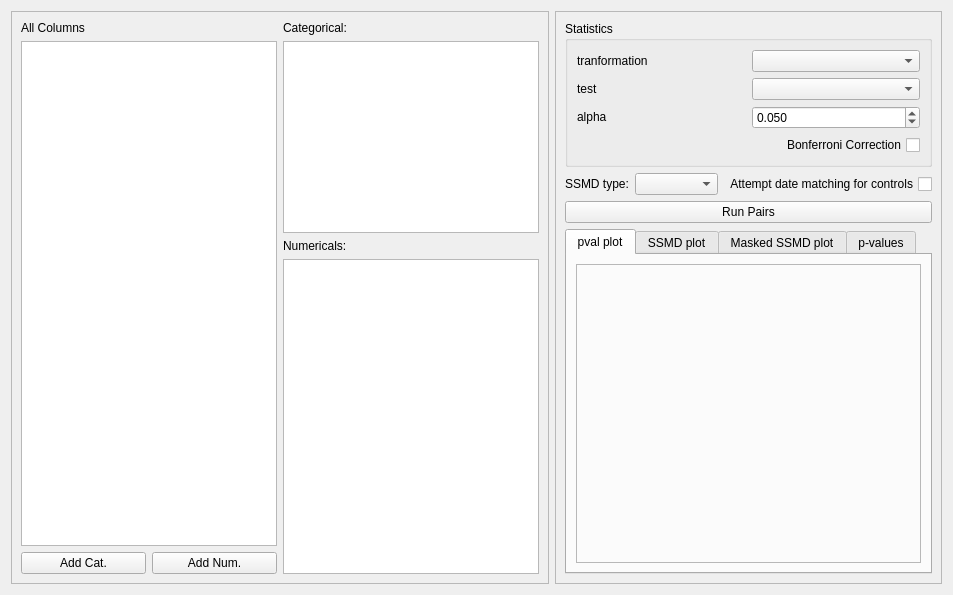
<?xml version="1.0" encoding="UTF-8"?>
<ui version="4.0">
 <class>Form</class>
 <widget class="QWidget" name="Form">
  <property name="geometry">
   <rect>
    <x>0</x>
    <y>0</y>
    <width>953</width>
    <height>595</height>
   </rect>
  </property>
  <property name="windowTitle">
   <string>Form</string>
  </property>
  <layout class="QGridLayout" name="gridLayout_3">
   <item row="0" column="0">
    <widget class="QFrame" name="frame">
     <property name="sizePolicy">
      <sizepolicy hsizetype="Expanding" vsizetype="Preferred">
       <horstretch>0</horstretch>
       <verstretch>0</verstretch>
      </sizepolicy>
     </property>
     <property name="frameShape">
      <enum>QFrame::StyledPanel</enum>
     </property>
     <property name="frameShadow">
      <enum>QFrame::Raised</enum>
     </property>
     <layout class="QGridLayout" name="gridLayout">
      <item row="0" column="0">
       <layout class="QVBoxLayout" name="verticalLayout">
        <item>
         <widget class="QLabel" name="label_3">
          <property name="text">
           <string>All Columns</string>
          </property>
         </widget>
        </item>
        <item>
         <widget class="QListWidget" name="listWidgetAllColumns">
          <property name="dragDropMode">
           <enum>QAbstractItemView::NoDragDrop</enum>
          </property>
          <property name="selectionMode">
           <enum>QAbstractItemView::ExtendedSelection</enum>
          </property>
         </widget>
        </item>
        <item>
         <layout class="QHBoxLayout" name="horizontalLayout_2">
          <item>
           <widget class="QPushButton" name="pushButtonAddCat">
            <property name="text">
             <string>Add Cat.</string>
            </property>
           </widget>
          </item>
          <item>
           <widget class="QPushButton" name="pushButtonAddNum">
            <property name="text">
             <string>Add Num.</string>
            </property>
           </widget>
          </item>
         </layout>
        </item>
       </layout>
      </item>
      <item row="0" column="1">
       <layout class="QVBoxLayout" name="verticalLayout_2">
        <item>
         <widget class="QLabel" name="labelCategoricalName">
          <property name="text">
           <string>Categorical:</string>
          </property>
         </widget>
        </item>
        <item>
         <widget class="QListWidget" name="listWidgetCategorical">
          <property name="sizePolicy">
           <sizepolicy hsizetype="Expanding" vsizetype="MinimumExpanding">
            <horstretch>0</horstretch>
            <verstretch>0</verstretch>
           </sizepolicy>
          </property>
          <property name="toolTip">
           <string>&lt;html&gt;&lt;head/&gt;&lt;body&gt;&lt;p&gt;Here is an overview of unique items in your categorical parameters.&lt;/p&gt;&lt;p&gt;&lt;br/&gt;&lt;/p&gt;&lt;p&gt;The selection will be checked against all items. If nothing is selected, all possible pairs will be checked. &lt;/p&gt;&lt;p&gt;&lt;br/&gt;&lt;/p&gt;&lt;/body&gt;&lt;/html&gt;</string>
          </property>
          <property name="dragDropMode">
           <enum>QAbstractItemView::NoDragDrop</enum>
          </property>
          <property name="selectionMode">
           <enum>QAbstractItemView::ExtendedSelection</enum>
          </property>
         </widget>
        </item>
        <item>
         <widget class="QLabel" name="label_2">
          <property name="text">
           <string>Numericals:</string>
          </property>
         </widget>
        </item>
        <item>
         <widget class="QListWidget" name="listWidgetNumericals">
          <property name="sizePolicy">
           <sizepolicy hsizetype="Expanding" vsizetype="MinimumExpanding">
            <horstretch>0</horstretch>
            <verstretch>3</verstretch>
           </sizepolicy>
          </property>
          <property name="dragDropMode">
           <enum>QAbstractItemView::NoDragDrop</enum>
          </property>
          <property name="defaultDropAction">
           <enum>Qt::MoveAction</enum>
          </property>
          <property name="selectionMode">
           <enum>QAbstractItemView::ExtendedSelection</enum>
          </property>
         </widget>
        </item>
       </layout>
      </item>
     </layout>
    </widget>
   </item>
   <item row="0" column="1">
    <widget class="QFrame" name="frame_2">
     <property name="sizePolicy">
      <sizepolicy hsizetype="Expanding" vsizetype="Preferred">
       <horstretch>2</horstretch>
       <verstretch>0</verstretch>
      </sizepolicy>
     </property>
     <property name="frameShape">
      <enum>QFrame::StyledPanel</enum>
     </property>
     <property name="frameShadow">
      <enum>QFrame::Raised</enum>
     </property>
     <layout class="QGridLayout" name="gridLayout_2">
      <item row="0" column="0">
       <widget class="QGroupBox" name="groupBox">
        <property name="title">
         <string>Statistics</string>
        </property>
        <layout class="QGridLayout" name="gridLayout_6">
         <item row="0" column="0">
          <widget class="QLabel" name="label_4">
           <property name="text">
            <string>tranformation</string>
           </property>
          </widget>
         </item>
         <item row="0" column="1" rowspan="4">
          <layout class="QVBoxLayout" name="verticalLayout_4">
           <item>
            <widget class="QComboBox" name="comboBoxTransformations"/>
           </item>
           <item>
            <widget class="QComboBox" name="comboBoxTests"/>
           </item>
           <item>
            <widget class="QDoubleSpinBox" name="doubleSpinBoxAlpha">
             <property name="decimals">
              <number>3</number>
             </property>
             <property name="maximum">
              <double>0.200000000000000</double>
             </property>
             <property name="singleStep">
              <double>0.001000000000000</double>
             </property>
             <property name="value">
              <double>0.050000000000000</double>
             </property>
            </widget>
           </item>
           <item>
            <widget class="QCheckBox" name="checkBoxBonferroni">
             <property name="layoutDirection">
              <enum>Qt::RightToLeft</enum>
             </property>
             <property name="text">
              <string>Bonferroni Correction</string>
             </property>
            </widget>
           </item>
          </layout>
         </item>
         <item row="1" column="0">
          <widget class="QLabel" name="label_5">
           <property name="text">
            <string>test</string>
           </property>
          </widget>
         </item>
         <item row="2" column="0">
          <widget class="QLabel" name="label_6">
           <property name="text">
            <string>alpha</string>
           </property>
          </widget>
         </item>
         <item row="3" column="0">
          <widget class="QLabel" name="label">
           <property name="text">
            <string/>
           </property>
          </widget>
         </item>
        </layout>
       </widget>
      </item>
      <item row="1" column="0">
       <layout class="QHBoxLayout" name="horizontalLayout">
        <item>
         <widget class="QLabel" name="label_7">
          <property name="sizePolicy">
           <sizepolicy hsizetype="Fixed" vsizetype="Preferred">
            <horstretch>0</horstretch>
            <verstretch>0</verstretch>
           </sizepolicy>
          </property>
          <property name="text">
           <string>SSMD type:</string>
          </property>
         </widget>
        </item>
        <item>
         <widget class="QComboBox" name="comboBoxSSMDtype"/>
        </item>
        <item>
         <widget class="QCheckBox" name="checkBox">
          <property name="layoutDirection">
           <enum>Qt::RightToLeft</enum>
          </property>
          <property name="text">
           <string>Attempt date matching for controls</string>
          </property>
         </widget>
        </item>
       </layout>
      </item>
      <item row="3" column="0">
       <widget class="QTabWidget" name="tabWidget">
        <property name="currentIndex">
         <number>0</number>
        </property>
        <widget class="QWidget" name="tab">
         <attribute name="title">
          <string>pval plot</string>
         </attribute>
         <layout class="QGridLayout" name="gridLayout_5">
          <item row="0" column="0">
           <widget class="QFrame" name="framePlotWidget">
            <property name="frameShape">
             <enum>QFrame::StyledPanel</enum>
            </property>
            <property name="frameShadow">
             <enum>QFrame::Raised</enum>
            </property>
           </widget>
          </item>
         </layout>
        </widget>
        <widget class="QWidget" name="tab_3">
         <attribute name="title">
          <string>SSMD plot</string>
         </attribute>
         <layout class="QGridLayout" name="gridLayout_7">
          <item row="0" column="0">
           <widget class="QFrame" name="frameSSMDPlotWidget">
            <property name="frameShape">
             <enum>QFrame::StyledPanel</enum>
            </property>
            <property name="frameShadow">
             <enum>QFrame::Raised</enum>
            </property>
           </widget>
          </item>
         </layout>
        </widget>
        <widget class="QWidget" name="tab_4">
         <attribute name="title">
          <string>Masked SSMD plot</string>
         </attribute>
         <layout class="QGridLayout" name="gridLayout_8">
          <item row="0" column="0">
           <widget class="QFrame" name="frameMaskedPlotWidget">
            <property name="frameShape">
             <enum>QFrame::StyledPanel</enum>
            </property>
            <property name="frameShadow">
             <enum>QFrame::Raised</enum>
            </property>
           </widget>
          </item>
         </layout>
        </widget>
        <widget class="QWidget" name="tab_2">
         <attribute name="title">
          <string>p-values</string>
         </attribute>
         <layout class="QGridLayout" name="gridLayout_4">
          <item row="0" column="0">
           <widget class="QTextEdit" name="textEditResults"/>
          </item>
         </layout>
        </widget>
       </widget>
      </item>
      <item row="2" column="0">
       <widget class="QPushButton" name="pushButtonRunPairs">
        <property name="text">
         <string>Run Pairs</string>
        </property>
       </widget>
      </item>
     </layout>
    </widget>
   </item>
  </layout>
 </widget>
 <resources/>
 <connections/>
</ui>
